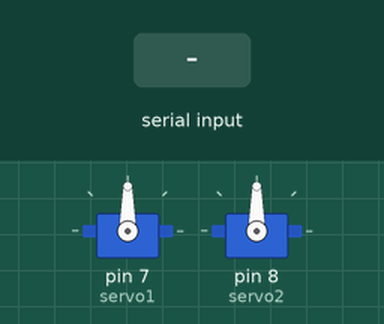
Bench run of a sketch on a simulated Arduino Uno, built with avr-gcc and run on an emulated ATmega328P. Shown: 2 × servo. Inputs (shaded band) come from the test bench.

Above: at 1.2 s.
1.3 s: "s90\n" received over Serial
At 2.5 s:
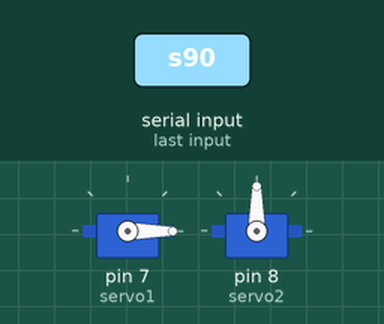
2.8 s: "s,45\n" received over Serial
At 3.7 s:
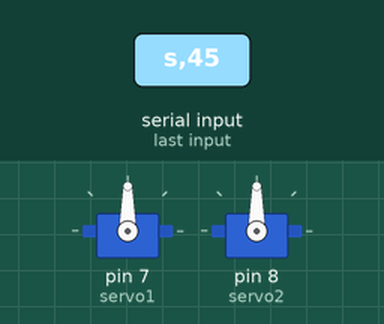
4.3 s: "d90\n" received over Serial
At 4.8 s:
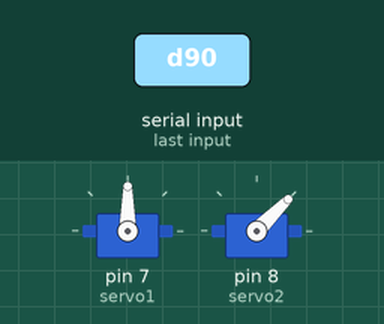
5.8 s: "d,45\n" received over Serial
At 7.0 s:
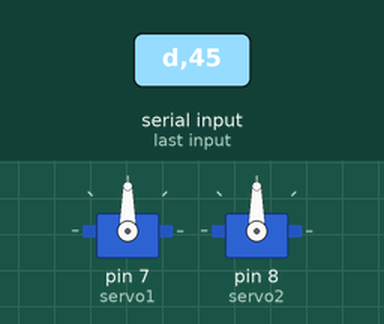
7.3 s: "s" received over Serial
At 8.3 s:
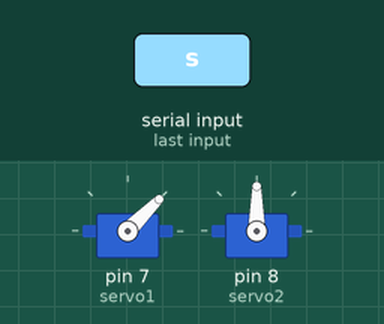
8.8 s: "d" received over Serial
At 9.5 s:
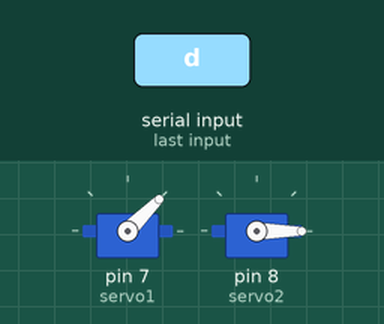
Timing chart, 0 to 11.3 s (numbered marks = the images above; inputs shaded):
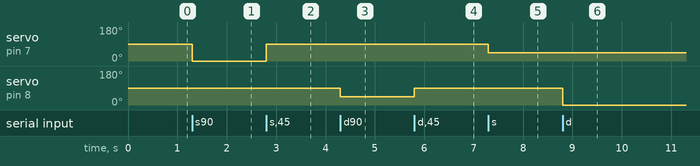

Measured:
- after the input at 1.3 s, servo on pin 7 (servo1): 90° → 0° at once
- after the input at 2.8 s, servo on pin 7 (servo1): 0° → 90° at once
- after the input at 4.3 s, servo on pin 8 (servo2): 90° → 45° at once
- after the input at 5.8 s, servo on pin 8 (servo2): 45° → 90° at once
- after the input at 7.3 s, servo on pin 7 (servo1): 90° → 45° at once
- after the input at 8.8 s, servo on pin 8 (servo2): 90° → 0° at once

The sketch:

arduino_recieve_angle.ino
```cpp
/*
Controlling servo from Processing
(Arduino code)
*/

#include <Servo.h>

Servo servo1;
Servo servo2;


void setup() {
  servo1.attach(7);
  servo2.attach(8);
  Serial.begin(115200);
}

void loop() {
  float n = 0;
  static int v = 0;

  if(Serial.available()) {
    char ch = Serial.read();

    switch(ch) {
      case '0'...'9':
        v = v * 10 + ch - '0';
        break;
      case 's':
       n = map(v, 1, 180, 0, 255);

       servo1.write(v);
        v = 0;
        break;
      case 'd':
       n = map(v, 1, 180, 0, 255);

       servo2.write(v);
        v = 0;
        break;
    }
  }

}
```
